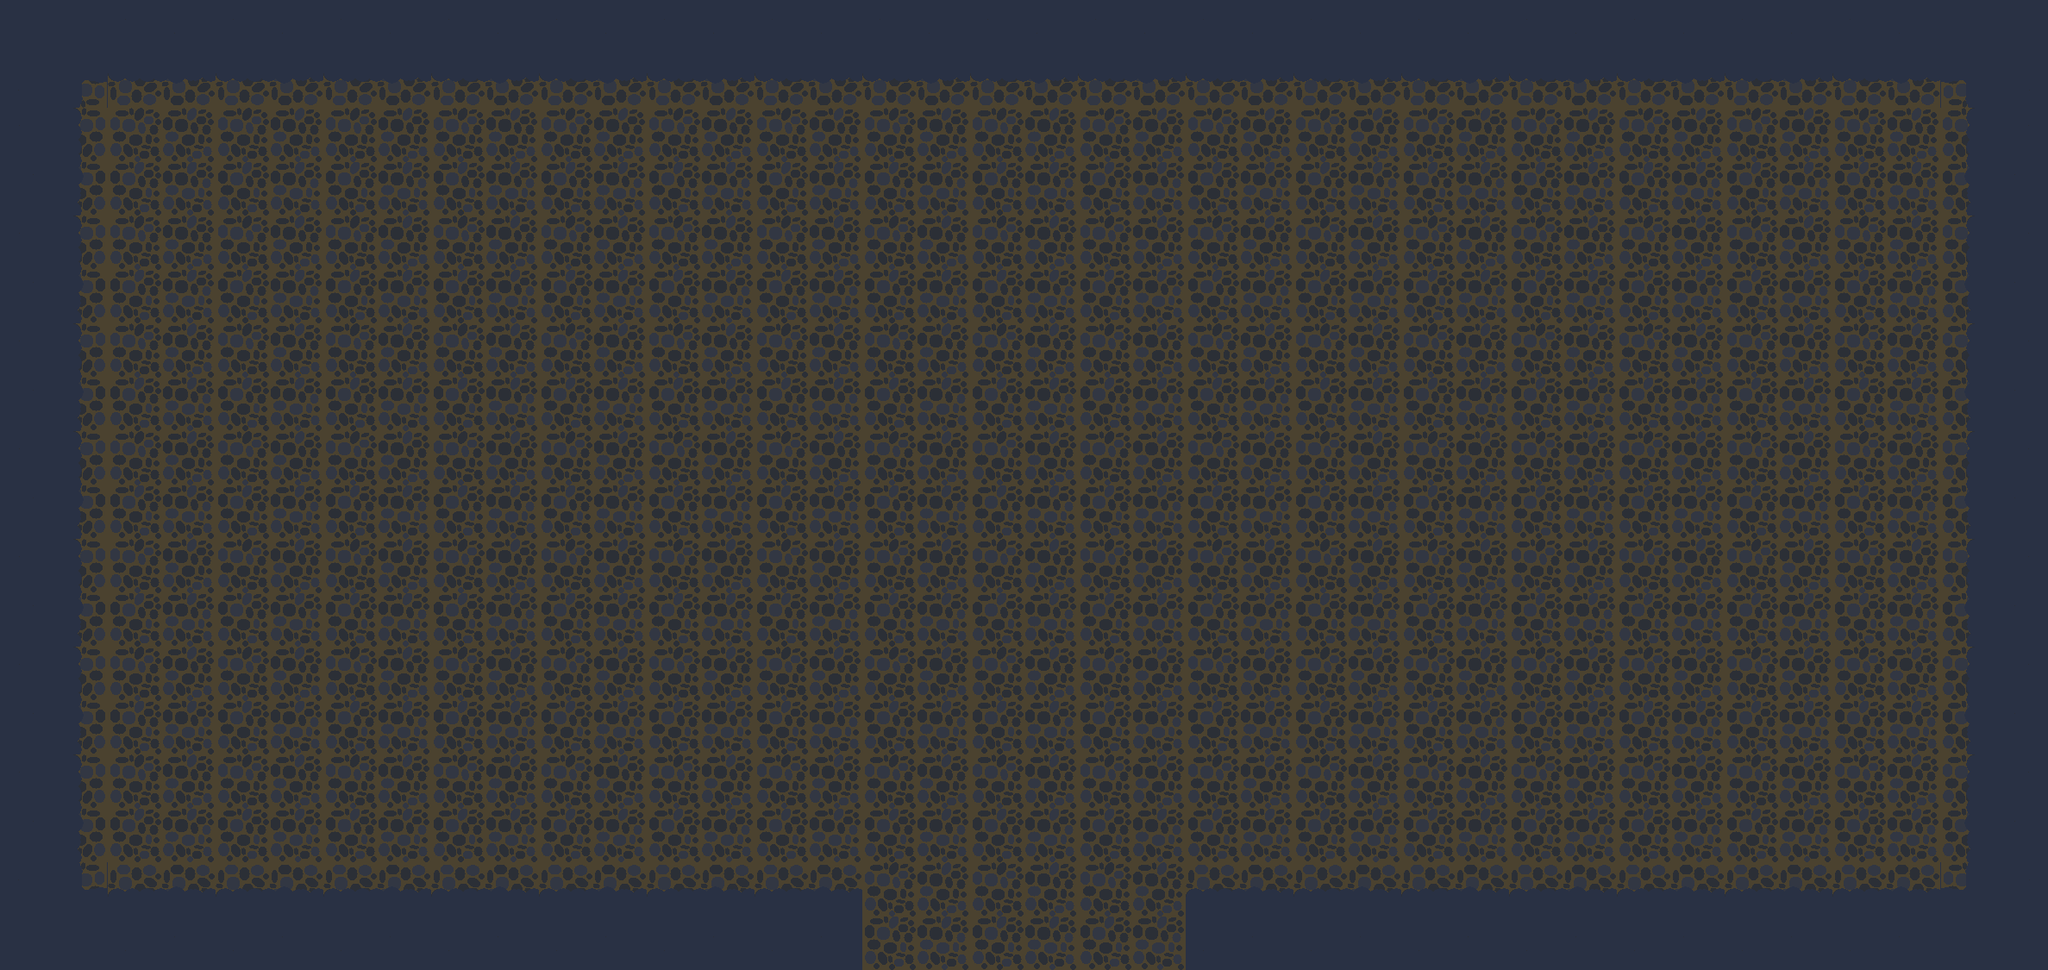

A 2D game scene composited from a Tiled map and its tileset images. What follows is a short description and the map's XML, with each tile layer's data collapsed to a summary:
An orthogonal 19x9 tile map with 125x125 px tiles, 2 tile layers (back, main).

<map version="1.0" tiledversion="1.1.6" orientation="orthogonal" renderorder="right-down" width="19" height="9" tilewidth="125" tileheight="125" infinite="0" nextobjectid="1">
 <tileset firstgid="1" name="TileSheetv2" tilewidth="125" tileheight="125" tilecount="100" columns="10">
  <image source="TileSheetv2.png" width="1250" height="1250" />
 </tileset>
 <layer name="back" width="19" height="9">
  <data>[171 cells, 171 non-empty, 1 distinct tile ids]</data>
 </layer>
 <layer name="main" width="19" height="9">
  <data>[171 cells, 49 non-empty, 2 distinct tile ids]</data>
 </layer>
</map>
